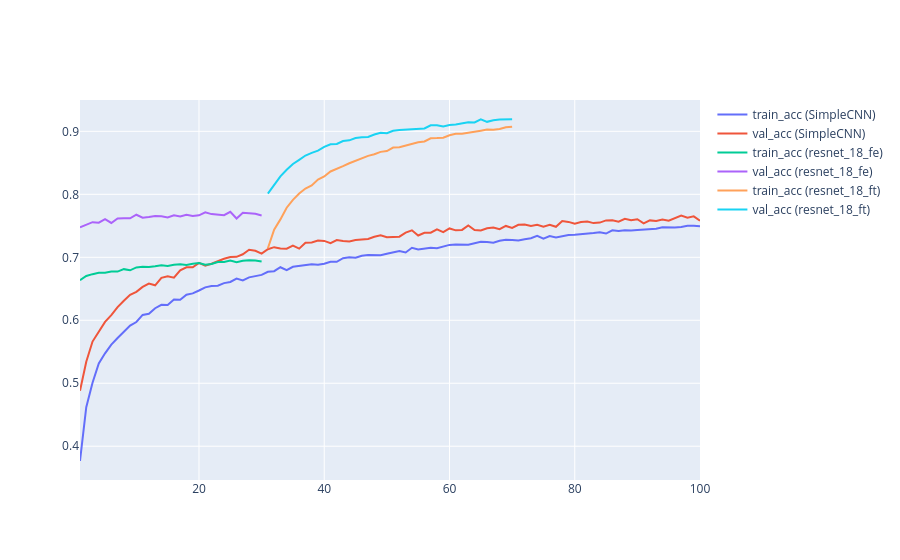

Source (notebook cell):
### Code cell
fig_acc = go.Figure()
for m_name in metrics_logs.keys():
    fig_acc.add_trace(go.Scatter(x=metrics_logs[m_name]['epoch'], y=metrics_logs[m_name]['train_acc'], mode='lines', name=f'train_acc ({m_name})'))
    fig_acc.add_trace(go.Scatter(x=metrics_logs[m_name]['epoch'], y=metrics_logs[m_name]['val_acc'], mode='lines', name=f'val_acc ({m_name})'))
fig_acc.show()
